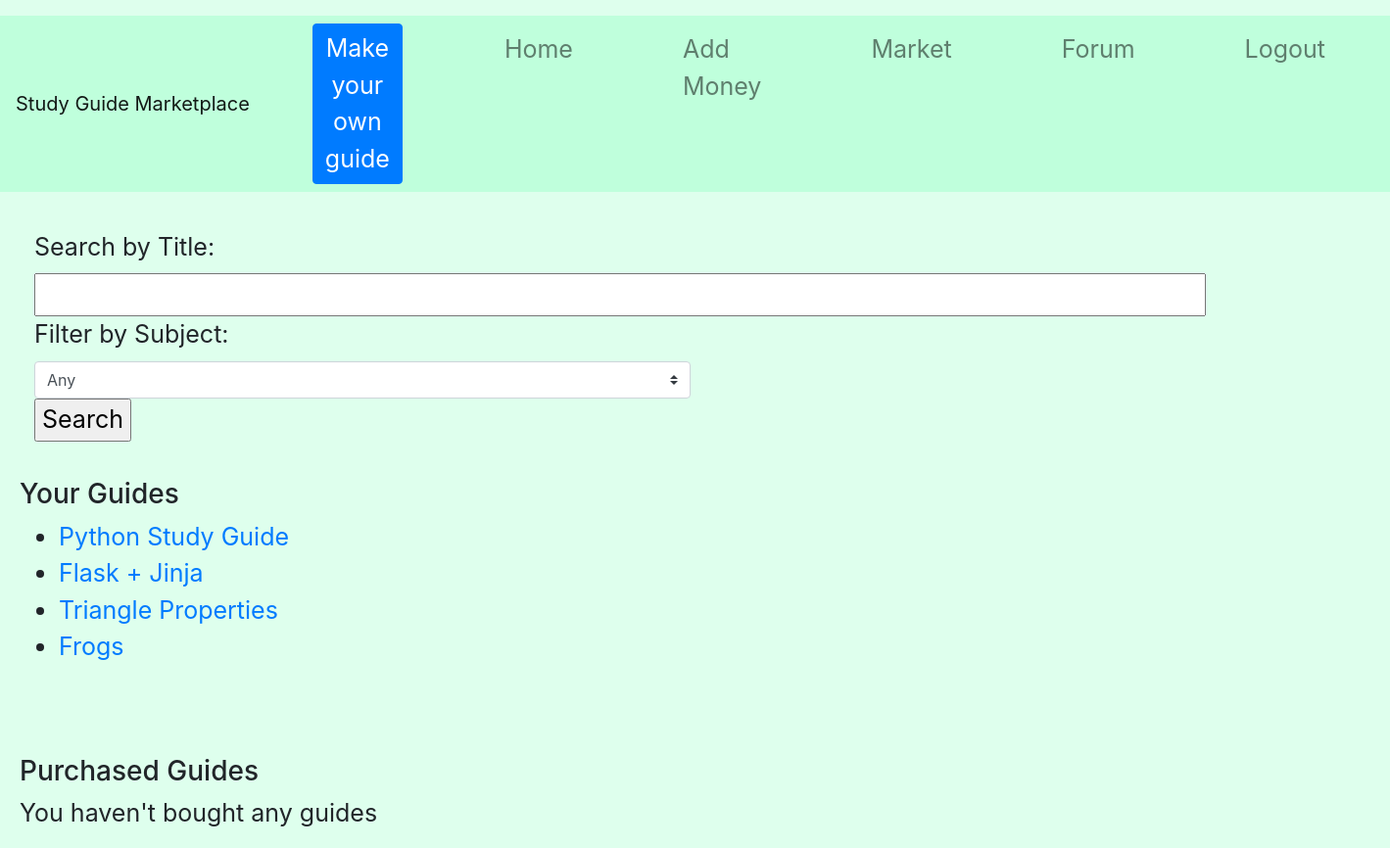
Page /home (signed in) on the committed database.
### tables this page shows
CREATE TABLE guides(id INTEGER, user TEXT, name TEXT, rating REAL, cost INTEGER, buyers INTEGER, subject TEXT, guide TEXT, ratings INTEGER);

### app/__init__.py (the view)
    def login_check(*args, **kwargs):
        if 'username' not in session:
            return redirect(url_for("login"))
        return route_function(*args, **kwargs)

### app/__init__.py (called while the page is built)
def protected(route_function):
    def login_check(*args, **kwargs):
        if 'username' not in session:
            return redirect(url_for("login"))
        return route_function(*args, **kwargs)
    login_check.__name__ = route_function.__name__
    return login_check

### app/utl/ops.py (called while the page is built, shortened)
def get_own_guides(username):
    db = sqlite3.connect(DB_FILE)
    c = db.cursor()
    c.execute("SELECT * FROM guides WHERE user = ?;" , (username,))
    g = c.fetchall()
    db.close()
    ans = []
    for row in g:
        next = {}
        next["id"] = row[0]
        next["user"] = row[1]
        next["name"] = row[2]
        next["rating"] = row[3]
        next["cost"] = row[4]
        next["buyers"] = row[5]
        next["subject"] = row[6]
        next["guide"] = row[7]
        next["ratings"] = row[8]
        ans.append(next)
    return ans

def get_pur_guides(username):
    db = sqlite3.connect(DB_FILE)
    c = db.cursor()
    c.execute("SELECT * FROM buyers WHERE user = ?;" , (username,))
    g = c.fetchall()
    ans = []
    db.close()
    return ans

def get_subjects():
    db = sqlite3.connect(DB_FILE)
    c = db.cursor()
    ans = []
    c.execute("SELECT * FROM guides;")
    g = c.fetchall()
    for row in g:
        if row[6] not in ans:
            ans.append(row[6])
    return ans

### app/templates/home.html (shortened to what this page needs)
{% extends "base.html" %}
{% block body %}
  <br>
  <div class="col-md-6">
  <form method="post">
            <label>Search by Title:</label>
            <input type="text" name="query" size="70">
            <br>
            <label>Filter by Subject:</label>
            <select class="custom-select" name="subject">
              <option selected>Any</option>
            </select>
        <input type="submit" name="button" value="Search">
  </form>
  </div>
  <br>
  <h3>Your Guides</h3>
    {% if own_guides|length < 1 %}
      <p>You haven't created any guides</p>
    {% else %}
      <ul>
      {% for guide in own_guides %}
        <li>
          <a href={{"/guide/"+(guide["id"]|string)}}>{{ guide["name"] }}</a>
        </li>
      {% endfor %}
      </ul>
    {% endif %}
  <br>
  <br>
  <h3>Purchased Guides</h3>
    {% if pur_guides|length < 1 %}
      <p>You haven't bought any guides</p>
    {% endif %}
{% endblock %}

### app/static/styles.css (style rules this page uses)
body { background-color: #deffed; font-size: 25px; }

### rows in the picture
guides: name "Python Study Guide"
guides: name "Flask + Jinja"
guides: name "Triangle Properties"
guides: name "Frogs"
